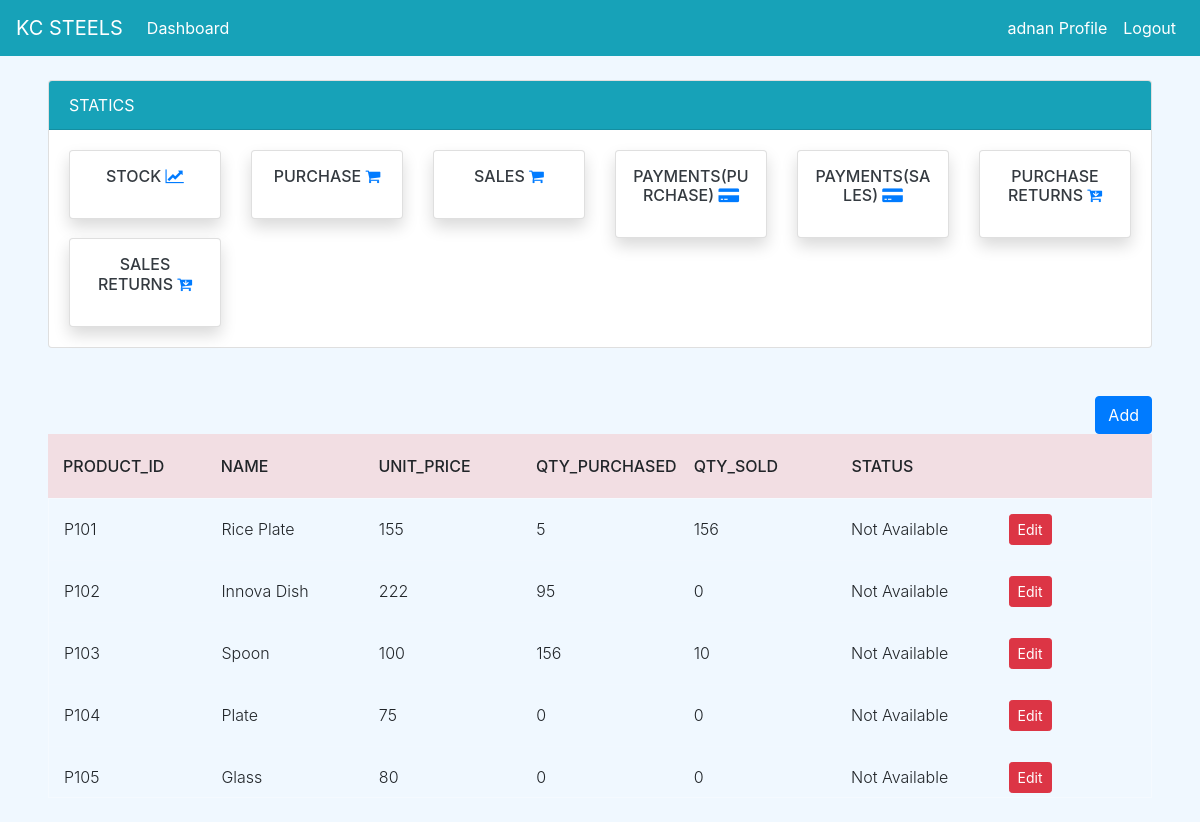
Page /stock/ (signed in) on the earlier database version.
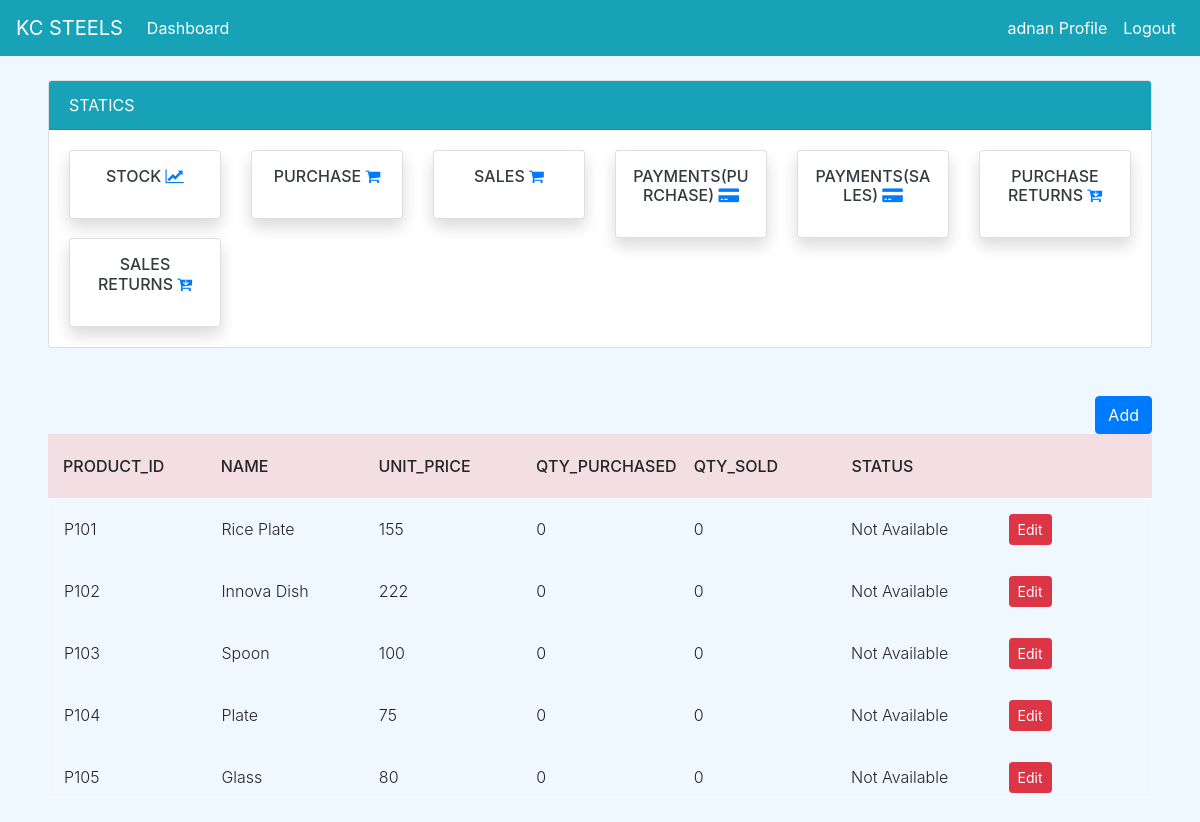
Same page on the later database version.
### dashboard/models.py (models this page shows, shortened)
class Item(models.Model):
        item_no = models.IntegerField(null=True)
        item_id = models.CharField(max_length=10,null=True)
        name = models.CharField(max_length=100, null=True, blank=False,unique=True)
        unit_price = models.PositiveBigIntegerField(null=True,blank=True)
        qty_available = models.PositiveIntegerField(null=True, default=0)
        qty_sold = models.PositiveIntegerField(null=True, default=0)
        qty_purchased = models.PositiveIntegerField(null=True, default=0)
        status = models.BooleanField(default=False)

### dashboard/views.py (the view)
# urls.py: path('stock/',views.stock,name='stock'),
@login_required
def stock(request):
    items = Item.objects.all()
    p_id = 101 if Item.objects.count() == 0 else Item.objects.aggregate(max=Max('item_no'))["max"] + 1
    if request.method == 'POST':
        price = request.POST.get('unit_price')
        name = request.POST.get('name')
        form = ItemForm(request.POST)
        if form.is_valid():
            Item(item_no=p_id,item_id=(f'{"P"}{p_id}'),name=name,unit_price=price).save()
    else:
        form = ItemForm
    context = {
        'items': items,
        'form' : form,
    }
    return render(request, 'dashboard/stock.html',context)

### templates/dashboard/stock.html (shortened to what this page needs)
{% extends 'partial/base.html' %}
{% load crispy_forms_tags %}
{% block content %}
{% if user.is_authenticated and user.is_superuser %}
{% else %}
{% include 'partial/topnav_staff.html'%}
<div class="mx-5">
    <div class="row my-4">
          <div class="col mt-4 text-right">
            <button type="button" class="btn btn-primary" data-toggle="modal" data-target="#P_Add">
              Add
            </button>
        </div>
          <div class="col-md-12">
                <div class="tbl-header">
                  <table cellpadding="0" cellspacing="0" border="0">
                    <thead>
                      <tr>
                        <th scope="col">Product_id</th>
                        <th scope="col">Name</th>
                        <th scope="col">Unit_Price</th>
                        <th scope="col">qty_purchased</th>
                        <th scope="col">QTY_Sold</th>
                        <th scope="col">Status</th>
						<th scope="col"></th>
                      </tr>
                    </thead>
                  </table>
                </div>
                <div class="tbl-content">
                  <table cellpadding="0" cellspacing="0" border="0">
                    <tbody>
                      {% for item in items %}
                        <tr>
                          <td>{{ item.item_id }}</td>
                          <td>{{ item.name }}</td>
                          <td>{{ item.unit_price }}</td>
                          <td>{{ item.qty_purchased }}</td>
                          <td>{{ item.qty_sold }}</td>
                          {% if item.status == True %}
                          <td>Available</td>
                          {% else %}
                          <td>Not Available</td>
                          {% endif %}
						  <td scope="row"><a class="btn btn-danger btn-sm" href="{% url 'stock_update' item.id %}">Edit</a></td>
                        </tr>
                      {% endfor %}
                    </tbody>
                  </table>
          </div>
      </div>
</div>
{% endif %}
{% endblock %}

Differences in the rows shown:
changed Item "Rice Plate": qty_purchased "5" → "0"; qty_sold "156" → "0"
changed Item "Innova Dish": qty_purchased "95" → "0"
changed Item "Spoon": qty_purchased "156" → "0"; qty_sold "10" → "0"
